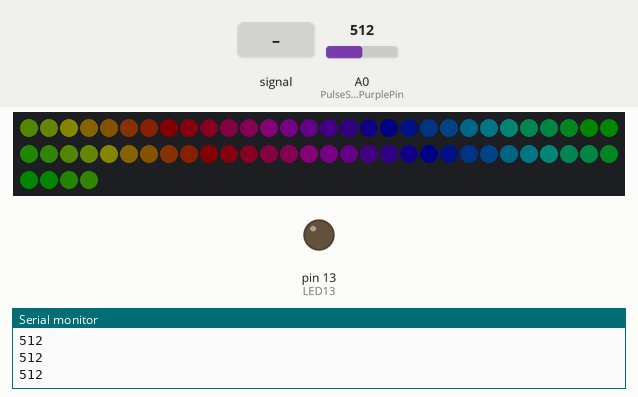
Simulated run of this sketch. Board: Arduino Uno, built with avr-gcc and run on an emulated ATmega328P. On the bench: 64 RGB LEDs in strip order, left to right, continuing on the next row, output pins drawn as LEDs (lit = HIGH), the last lines printed to the serial monitor. Dashed ring = blinking. Inputs (shaded band) come from the test bench; at power-on: A0 (PulseSensorPurplePin) = 512. Dim RGB values are drawn brighter than linear.

Above: at 1.2 s.
1.3 s: A0 (PulseSensorPurplePin) set to 532
2.8 s: A0 (PulseSensorPurplePin) set to 562
At 3.01 s:
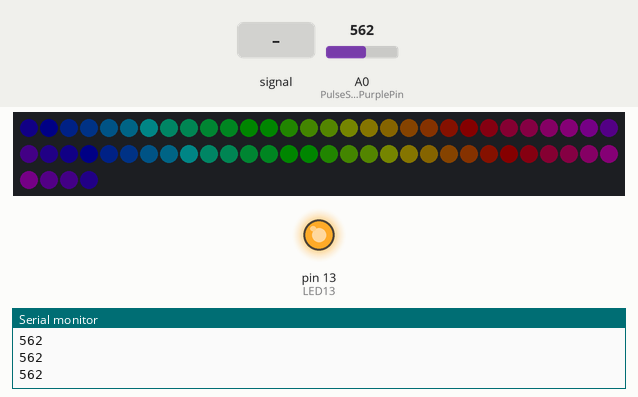
5.3 s: A0 (PulseSensorPurplePin) fed a 200 Hz sine of ±81 counts around its level
At 5.54 s:
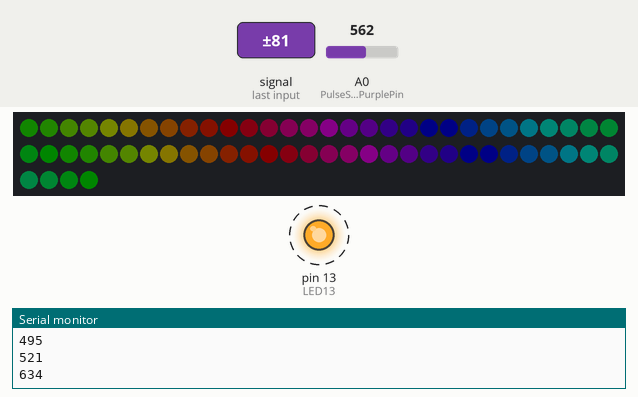
7.5 s: A0 (PulseSensorPurplePin) fed a 1000 Hz sine of ±255 counts around its level
10.5 s: A0 (PulseSensorPurplePin) set to 1023
At 10.59 s:
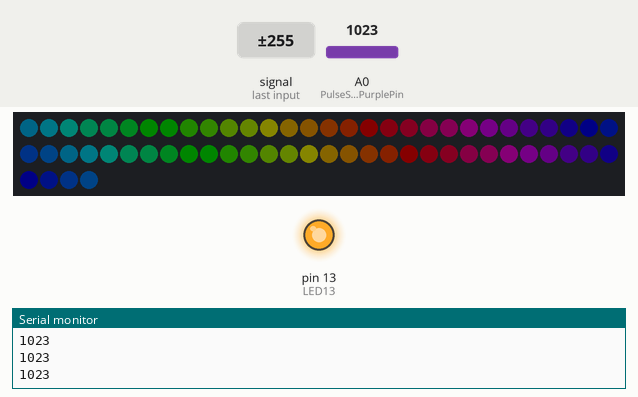
Timing chart, 0 to 13.5 s (numbered marks = the images above; inputs shaded):
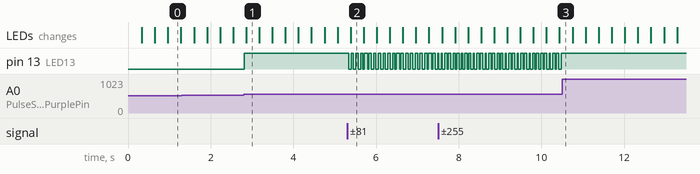

The sketch:

RainbowPulse.ino
```cpp
/* This example shows how to display a moving rainbow pattern on
 * an APA102-based LED strip. */

/* By default, the APA102 library uses pinMode and digitalWrite
 * to write to the LEDs, which works on all Arduino-compatible
 * boards but might be slow.  If you have a board supported by
 * the FastGPIO library and want faster LED updates, then install
 * the FastGPIO library and uncomment the next two lines: */
// #include <FastGPIO.h>
// #define APA102_USE_FAST_GPIO

#include <APA102.h>

// Define which pins to use.
const uint8_t dataPin = 11;
const uint8_t clockPin = 12;

// Create an object for writing to the LED strip.
APA102<dataPin, clockPin> ledStrip;

// Set the number of LEDs to control.
const uint16_t ledCount = 64;

// Create a buffer for holding the colors (3 bytes per color).
rgb_color colors[ledCount];

// Set the brightness to use (the maximum is 31).
const uint8_t brightness = 1;
//  Variables
int PulseSensorPurplePin = 0;        // Pulse Sensor PURPLE WIRE connected to ANALOG PIN 0
int LED13 = 13;   //  The on-board Arduion LED


int Signal;                // holds the incoming raw data. Signal value can range from 0-1024
int Threshold = 550;            // Determine which Signal to "count as a beat", and which to ingore.
void setup()
{
  pinMode(LED13,OUTPUT);         // pin that will blink to your heartbeat!
   Serial.begin(9600);         // Set's up Serial Communication at certain speed.

}

/* Converts a color from HSV to RGB.
 * h is hue, as a number between 0 and 360.
 * s is the saturation, as a number between 0 and 255.
 * v is the value, as a number between 0 and 255. */
rgb_color hsvToRgb(uint16_t h, uint8_t s, uint8_t v)
{
    uint8_t f = (h % 60) * 255 / 60;
    uint8_t p = (255 - s) * (uint16_t)v / 255;
    uint8_t q = (255 - f * (uint16_t)s / 255) * (uint16_t)v / 255;
    uint8_t t = (255 - (255 - f) * (uint16_t)s / 255) * (uint16_t)v / 255;
    uint8_t r = 0, g = 0, b = 0;
    switch((h / 60) % 6){
        case 0: r = v; g = t; b = p; break;
        case 1: r = q; g = v; b = p; break;
        case 2: r = p; g = v; b = t; break;
        case 3: r = p; g = q; b = v; break;
        case 4: r = t; g = p; b = v; break;
        case 5: r = v; g = p; b = q; break;
    }
    return rgb_color(r, g, b);
}

void loop()
{
  Signal = analogRead(PulseSensorPurplePin);  // Read the PulseSensor's value.
                                              // Assign this value to the "Signal" variable.

   Serial.println(Signal);                    // Send the Signal value to Serial Plotter.
  if(Signal > Threshold){                          // If the signal is above "550", then "turn-on" Arduino's on-Board LED.
     digitalWrite(LED13,HIGH);
   } else {
     digitalWrite(LED13,LOW);                //  Else, the sigal must be below "550", so "turn-off" this LED.
   }

  uint8_t time = millis() >> 4;

  for(uint16_t i = 0; i < ledCount; i++)
  {
    uint8_t p = time - i * 8;
    colors[i] = hsvToRgb((uint32_t)p * 359 / 256, 255, 255);
  }

  ledStrip.write(colors, ledCount, brightness);

  delay(10);
}
```

Measured:
- the behaviour switches between 550 and 551 on A0 (PulseSensorPurplePin) (found by bisection; images 0 and 1)
- after the input at 2.8 s, pin 13 (LED13): LOW → HIGH at once
- after the input at 5.3 s, pin 13 (LED13): alternates HIGH for 0.06 s and LOW for 0.06 s, starting at once
- after the input at 10.5 s, pin 13 (LED13): stops changing and stays HIGH
